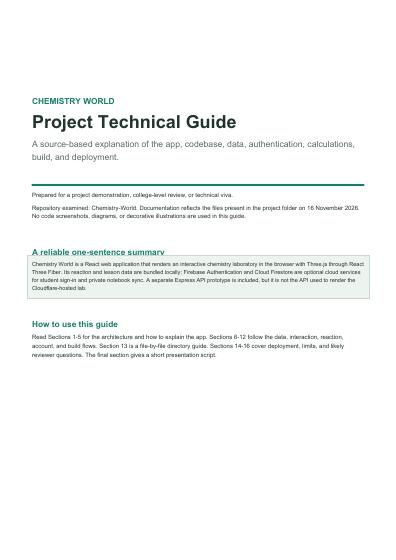
#> input picture tmp/pdfs/render/page-01.jpg, 396 x 560 px; its folder holds only this picture in this run
$ python make_contact_sheet.py
#> lines starting #> are read from the running program, lines starting #| are printed output that depends on the picture
from pathlib import Path
from PIL import Image, ImageDraw, ImageOps

files = sorted(Path("tmp/pdfs/render").glob("page-*.jpg"))
width = 280
items = []
for path in files:
    image = Image.open(path).convert("RGB")
#> image is the input picture: PIL image 396x560 RGB; mean R, G, B 247.4, 248.7, 248.3
    height = round(image.height * width / image.width)
#> height = 396
    image = ImageOps.expand(image.resize((width, height)), border=2, fill="gray")
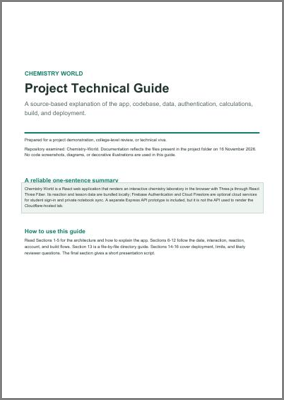
#> image: PIL image 284x400 RGB; mean R, G, B 244.5, 245.8, 245.3
    items.append((path.name, image))
columns = 4
cell_height = max(image.height for _, image in items) + 22
#> cell_height = 422
rows = (len(items) + columns - 1) // columns
#> rows = 1
sheet = Image.new("RGB", (columns * (width + 4), rows * cell_height), "white")
#> sheet: PIL image 1136x422 RGB; every value is 255
draw = ImageDraw.Draw(sheet)
for index, (name, image) in enumerate(items):
    x = (index % columns) * (width + 4)
    y = (index // columns) * cell_height
    draw.text((x + 3, y + 2), name, fill="black")
    sheet.paste(image, (x, y + 18))
#> this loop made 1 pass
#> (name, x, y) on pass 1: ('page-01.jpg', 0, 0)
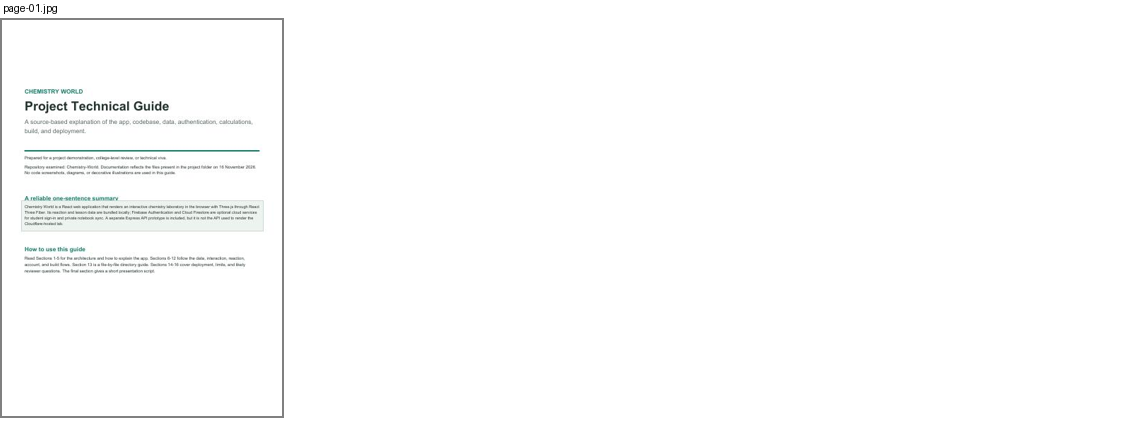
#> sheet: PIL image 1136x422 RGB; mean R, G, B 252.4, 252.7, 252.6
sheet.save("tmp/pdfs/contact.jpg", quality=90)
print(f"Rendered {len(files)} pages; contact sheet {sheet.size}")
#| Rendered 1 pages; contact sheet (1136, 422)

$ run again, on tmp/pdfs/render/page-06.jpg
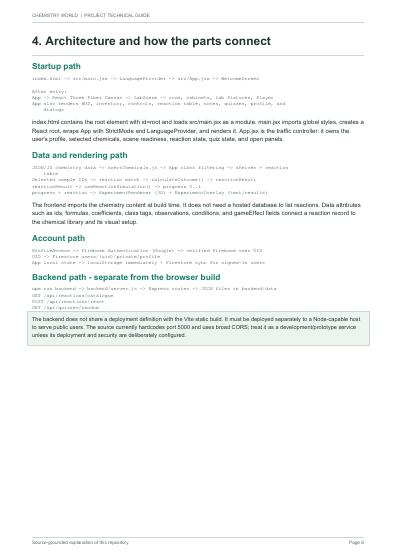
#> input picture tmp/pdfs/render/page-06.jpg, 396 x 560 px
#> image is the input picture: PIL image 396x560 RGB; mean R, G, B 247.5, 248.6, 248.2
#> `image = ImageOps.expand(image.resize((width, height)), border=2, fill=..`:
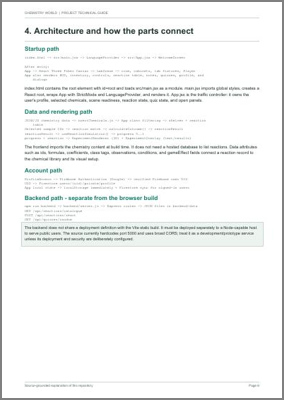
#> image: PIL image 284x400 RGB; mean R, G, B 244.6, 245.6, 245.2
#> cell_height = 422
#> rows = 1
#> the loop `for index, (name, image) in enumerate(items):` made 1 pass
#> (name, x, y) on pass 1: ('page-06.jpg', 0, 0)
#> after the loop `for index, (name, image) in enumerate(items):`:
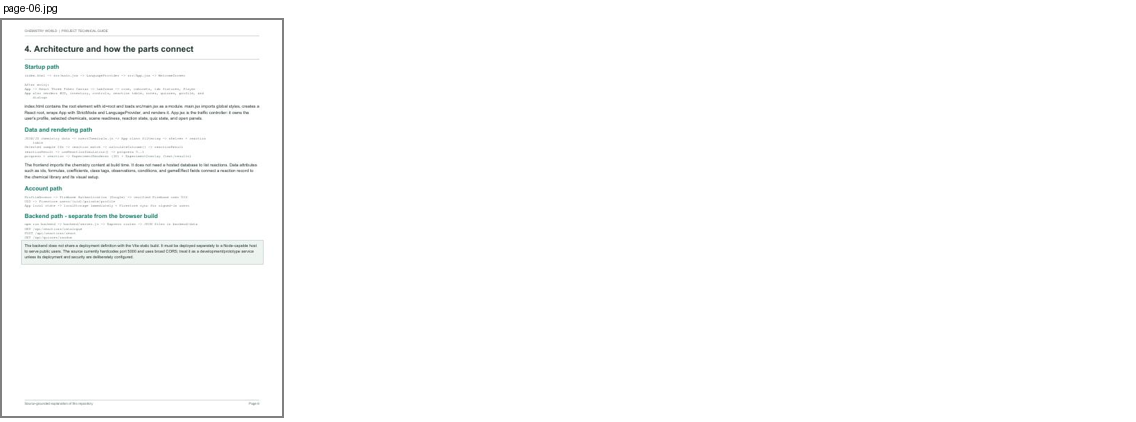
#> sheet: PIL image 1136x422 RGB; mean R, G, B 252.5, 252.7, 252.6
#| Rendered 1 pages; contact sheet (1136, 422)

$ run again, on tmp/pdfs/render/page-07.jpg
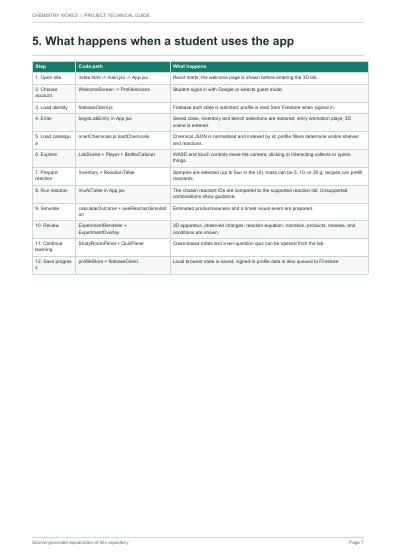
#> input picture tmp/pdfs/render/page-07.jpg, 396 x 560 px
#> image is the input picture: PIL image 396x560 RGB; mean R, G, B 244.3, 246.7, 245.9
#> `image = ImageOps.expand(image.resize((width, height)), border=2, fill=..`:
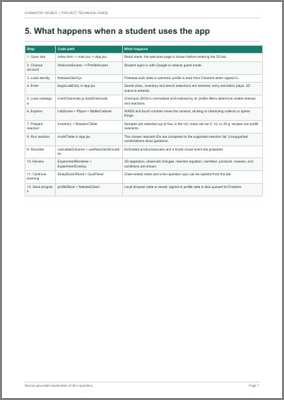
#> image: PIL image 284x400 RGB; mean R, G, B 241.5, 243.8, 243
#> cell_height = 422
#> rows = 1
#> the loop `for index, (name, image) in enumerate(items):` made 1 pass
#> (name, x, y) on pass 1: ('page-07.jpg', 0, 0)
#> after the loop `for index, (name, image) in enumerate(items):`:
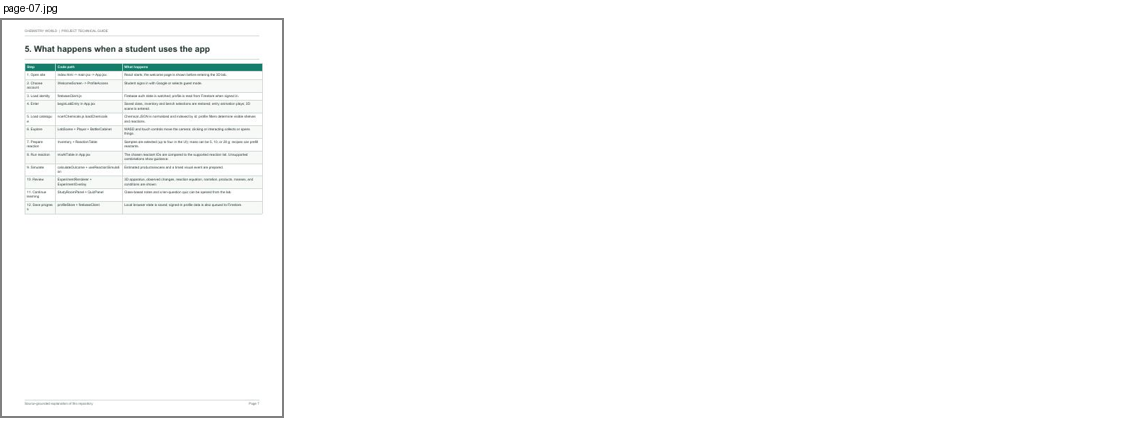
#> sheet: PIL image 1136x422 RGB; mean R, G, B 251.7, 252.3, 252.1
#| Rendered 1 pages; contact sheet (1136, 422)

$ run again, on tmp/pdfs/render/page-02.jpg
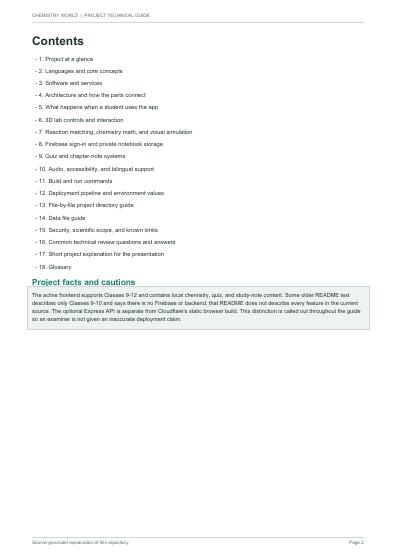
#> input picture tmp/pdfs/render/page-02.jpg, 396 x 560 px
#> image is the input picture: PIL image 396x560 RGB; mean R, G, B 249.5, 250.2, 249.9
#> `image = ImageOps.expand(image.resize((width, height)), border=2, fill=..`:
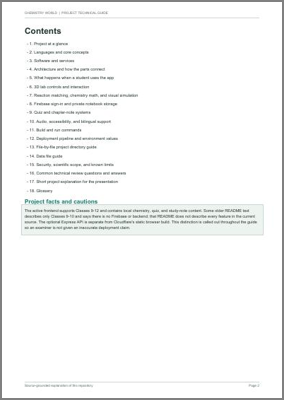
#> image: PIL image 284x400 RGB; mean R, G, B 246.6, 247.3, 246.9
#> cell_height = 422
#> rows = 1
#> the loop `for index, (name, image) in enumerate(items):` made 1 pass
#> (name, x, y) on pass 1: ('page-02.jpg', 0, 0)
#> after the loop `for index, (name, image) in enumerate(items):`:
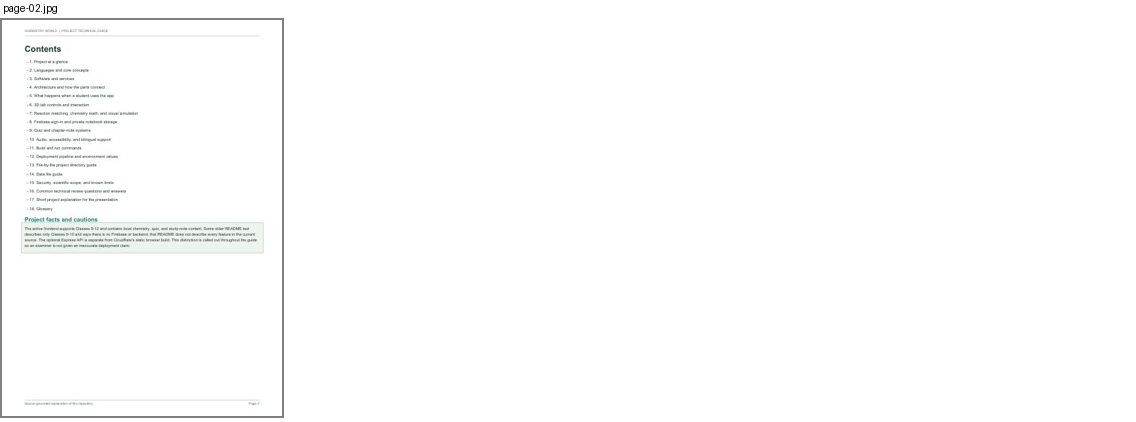
#> sheet: PIL image 1136x422 RGB; mean R, G, B 252.9, 253.1, 253
#| Rendered 1 pages; contact sheet (1136, 422)
